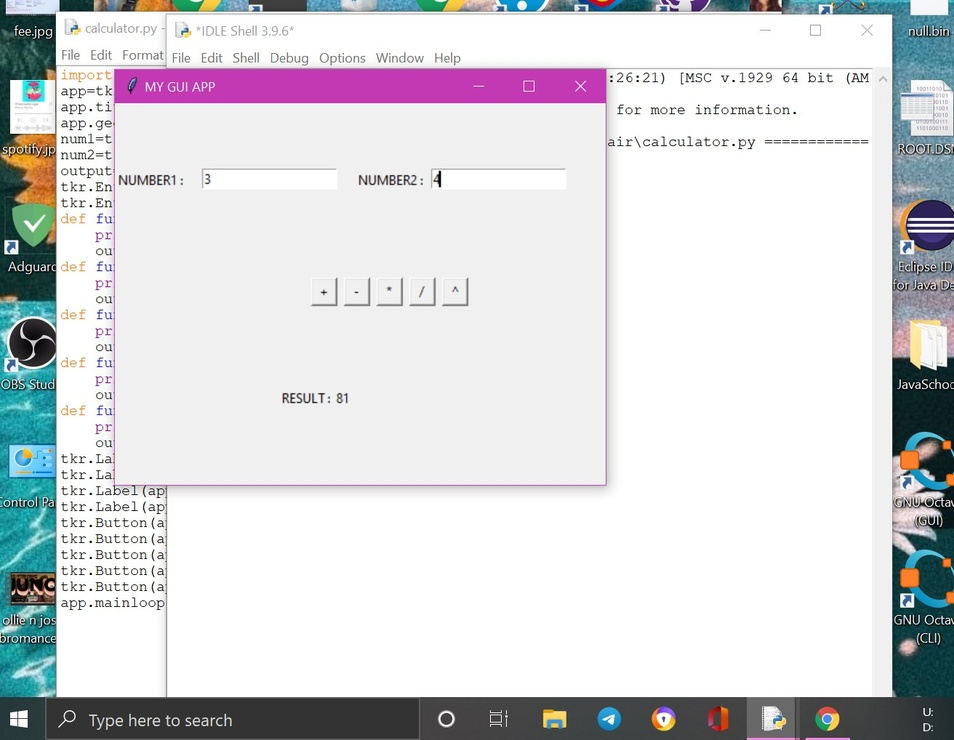
#> input picture CALCI.jpg, 954 x 740 px, shrunk from 1312 x 1018 before the run, given in place of the camera
$ jupyter execute day23.ipynb
#> lines starting #> are read from the running program, lines starting #| are printed output that depends on the picture; after the words box and inside, x2 and y2 are one past the last pixel; in counts of white or black regions, pixels touching at a corner belong together
[cell 1]
import cv2
import numpy as np
import skimage as ski
from skimage import viewer
kern = np.ones((3,3), np.uint8)
vid = cv2.VideoCapture(0)

while True:
    ret, frame = vid.read() # this captures live image
#> frame is the input picture: shape (740, 954, 3); mean B, G, R 218.3, 215.4, 214.4

# write your code here
    img_b = frame[:,:,-3]
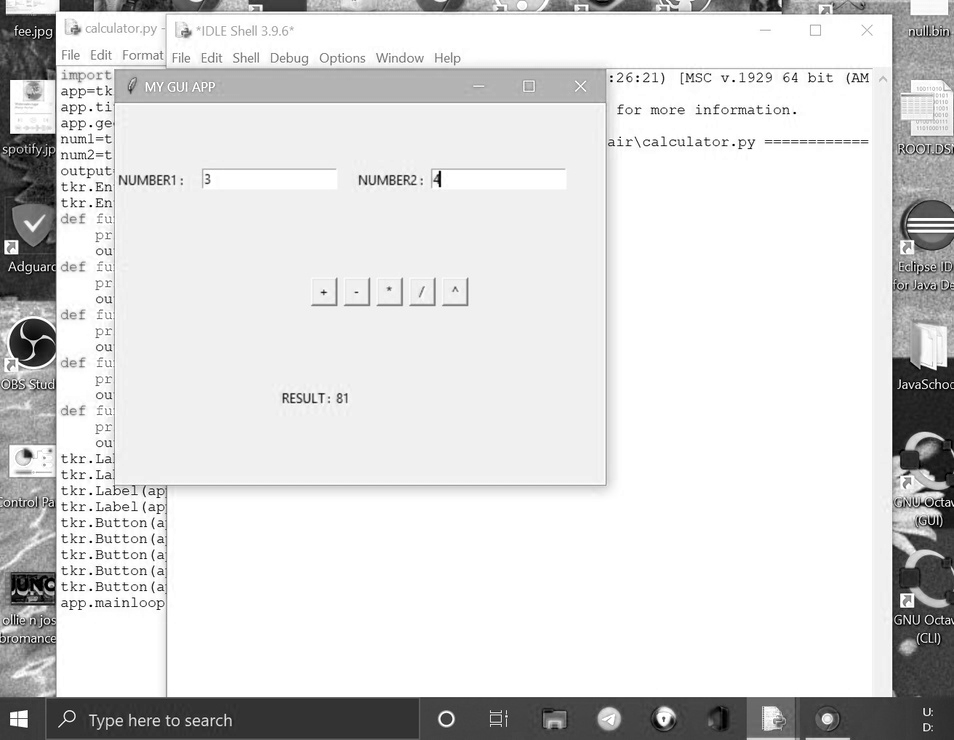
#> img_b: shape (740, 954); min 0, max 255, mean 218.3
    img_gray = cv2.cvtColor(frame,cv2.COLOR_BGR2GRAY)
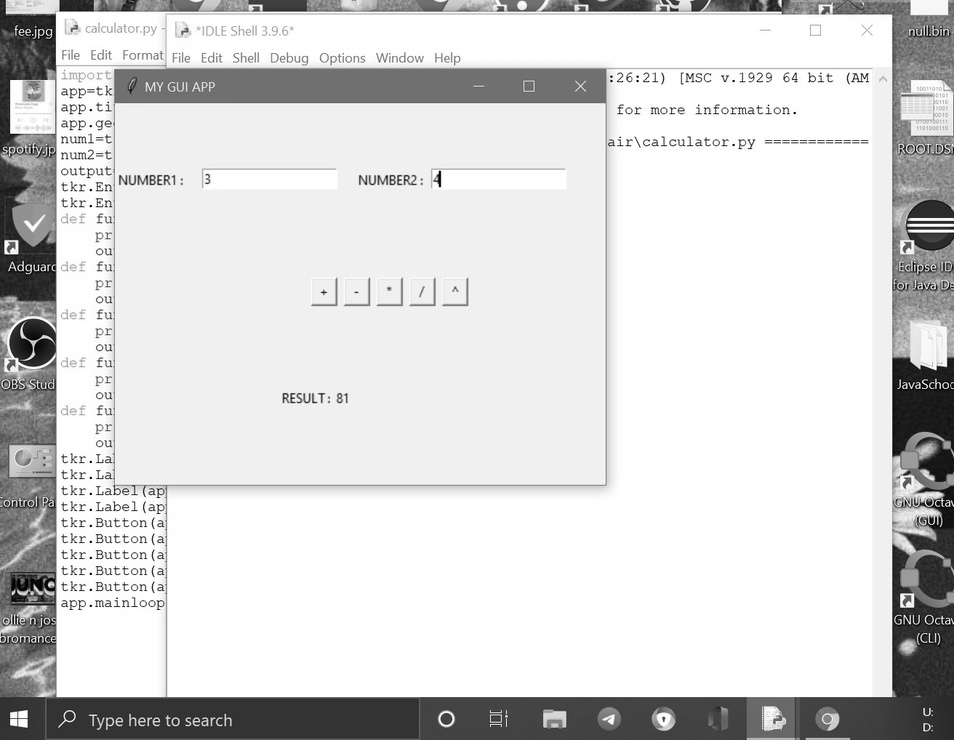
#> img_gray: shape (740, 954); min 0, max 255, mean 215.4
    img_yellow = cv2.subtract(img_gray,img_b)
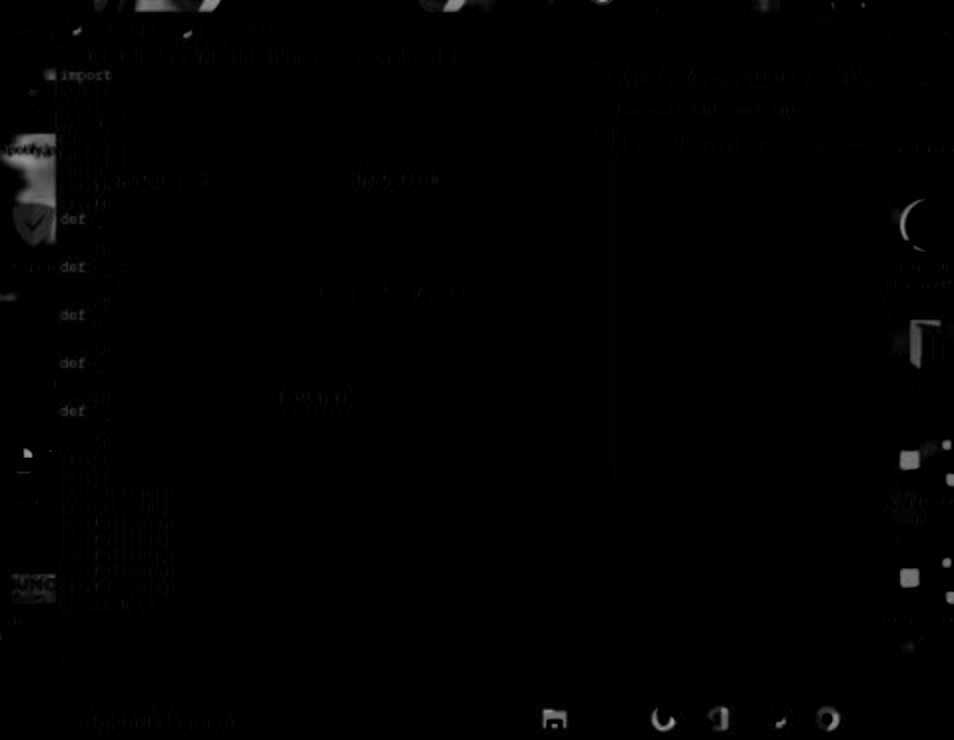
#> img_yellow: shape (740, 954); min 0, max 168, mean 1.3
    _,img_yellow_bw = cv2.threshold(img_yellow,50,255,cv2.THRESH_BINARY)
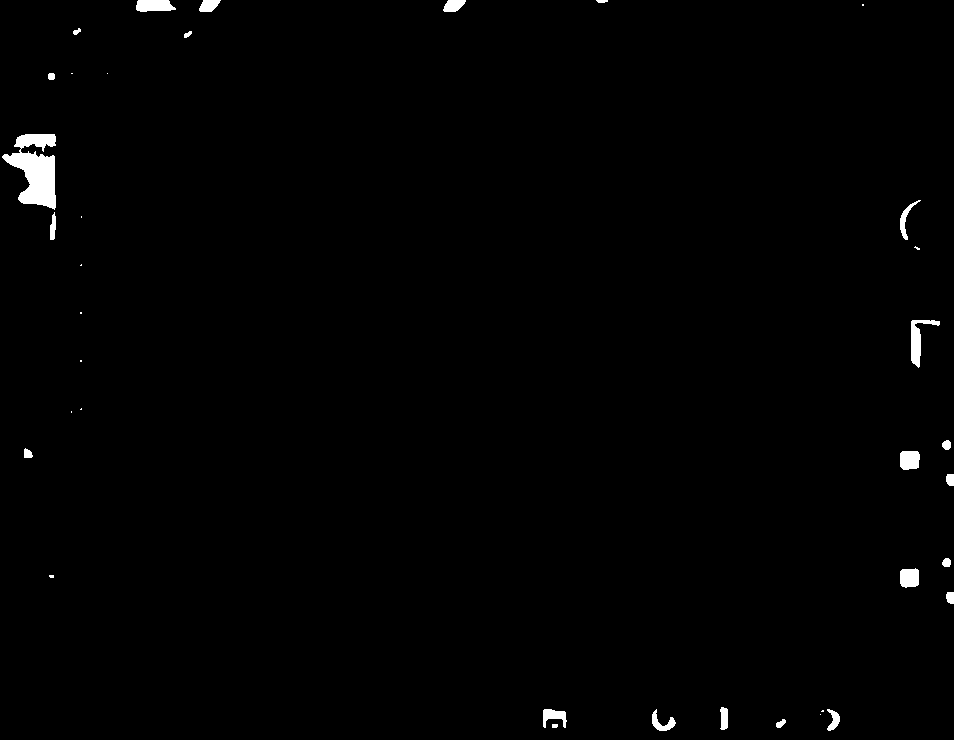
#> img_yellow_bw: shape (740, 954); 0.86% white; 37 white regions (13 under 20 px), largest, box (x1, y1, x2, y2) and area: (2, 134, 56, 210) 2335, (911, 320, 940, 368) 486, (136, 0, 176, 12) 397
    img_y_bw_1 = cv2.dilate(img_yellow_bw,kern, iterations=1)
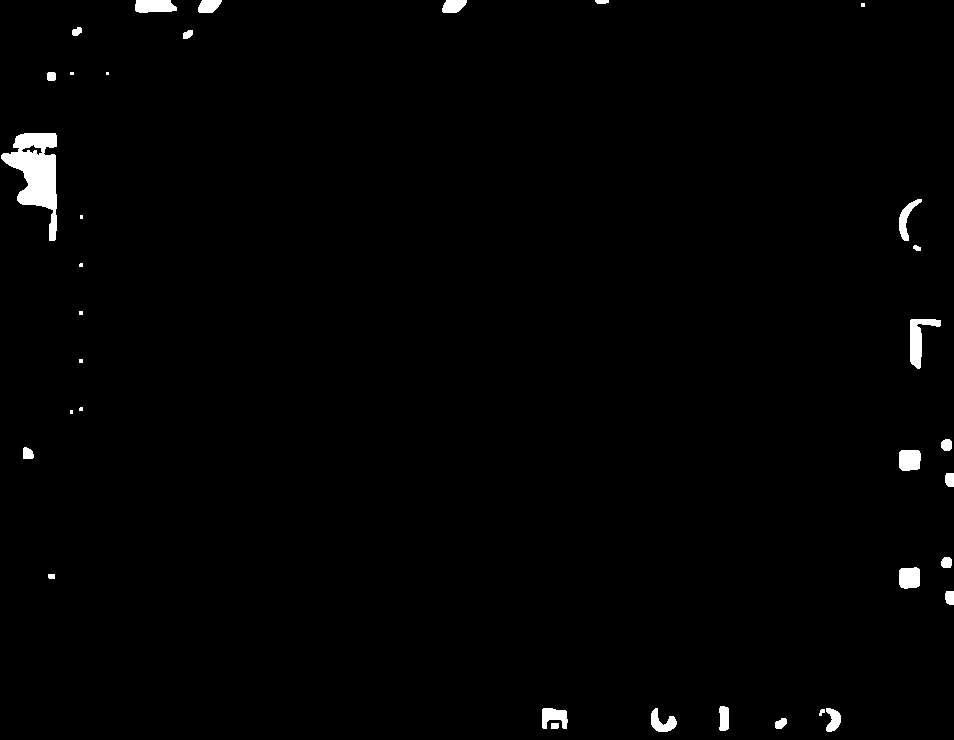
#> img_y_bw_1: shape (740, 954); 1.2% white; 35 white regions (9 under 20 px), largest, box (x1, y1, x2, y2) and area: (1, 133, 57, 241) 2950, (910, 319, 941, 369) 663, (135, 0, 177, 13) 472

    cv2.imshow('frame', img_y_bw_1)


    # the 'q' button is set as the quit button
    if cv2.waitKey(1) & 0xFF == ord('q'):
#> (key q is pressed here)
        break

vid.release()
cv2.destroyAllWindows()
